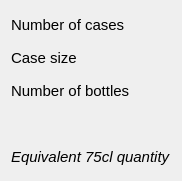
         <widget class="QWidget" name="verticalLayoutWidget_5">
          <property name="geometry">
           <rect>
            <x>780</x>
            <y>210</y>
            <width>171</width>
            <height>181</height>
           </rect>
          </property>
          <layout class="QVBoxLayout" name="verticalLayout_5">
           <item>
            <widget class="QLabel" name="label_8">
             <property name="font">
              <font>
               <family>Arial</family>
               <pointsize>11</pointsize>
              </font>
             </property>
             <property name="text">
              <string>Number of cases</string>
             </property>
            </widget>
           </item>
           <item>
            <widget class="QLabel" name="label_6">
             <property name="font">
              <font>
               <family>Arial</family>
               <pointsize>11</pointsize>
              </font>
             </property>
             <property name="text">
              <string>Case size</string>
             </property>
            </widget>
           </item>
           <item>
            <widget class="QLabel" name="label_11">
             <property name="font">
              <font>
               <family>Arial</family>
               <pointsize>11</pointsize>
              </font>
             </property>
             <property name="text">
              <string>Number of bottles</string>
             </property>
            </widget>
           </item>
           <item>
            <widget class="QLabel" name="label_27">
             <property name="font">
              <font>
               <family>Arial</family>
               <pointsize>11</pointsize>
               <italic>true</italic>
              </font>
             </property>
             <property name="text">
              <string/>
             </property>
            </widget>
           </item>
           <item>
            <widget class="QLabel" name="label_21">
             <property name="font">
              <font>
               <family>Arial</family>
               <pointsize>11</pointsize>
               <italic>true</italic>
              </font>
             </property>
             <property name="text">
              <string>Equivalent 75cl quantity</string>
             </property>
            </widget>
           </item>
          </layout>
         </widget>
